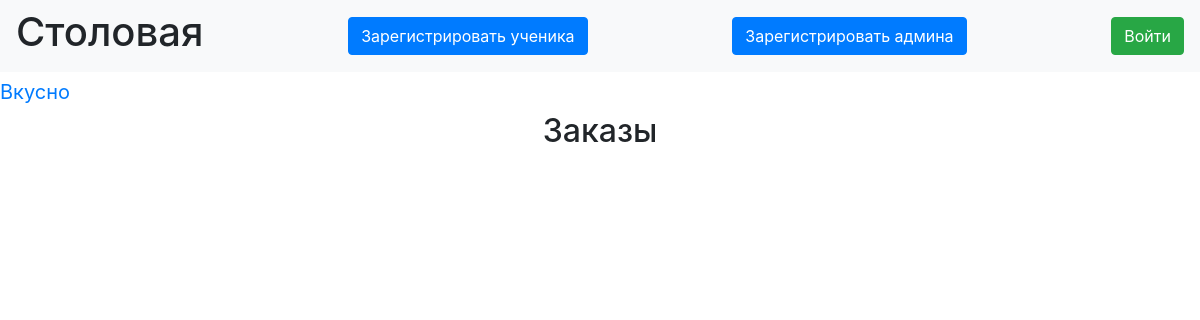
The page /index on the database as committed earlier.
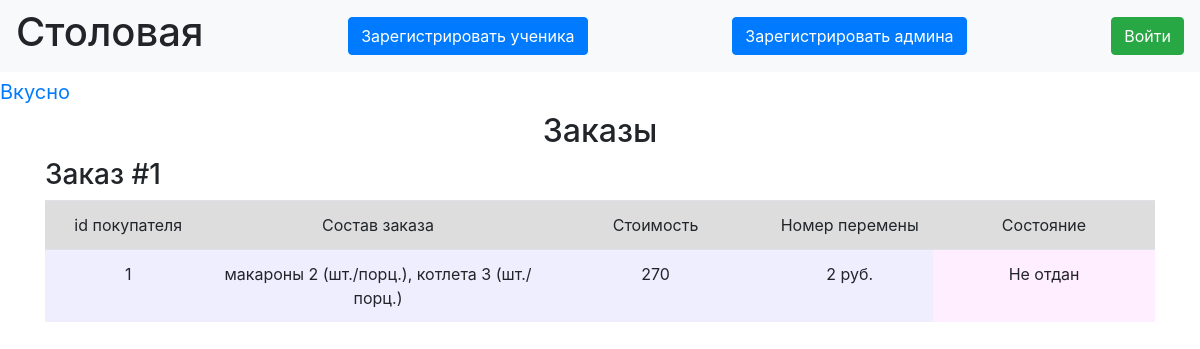
The same page on the database as committed later.
### data/orders.py (models this page shows)
class PersonalOrder(SqlAlchemyBase, UserMixin, SerializerMixin):
    __tablename__ = 'orders'
    id = sqlalchemy.Column(sqlalchemy.Integer, primary_key=True, autoincrement=True)
    person = sqlalchemy.Column(sqlalchemy.Integer, sqlalchemy.ForeignKey("users.id"))
    meal = sqlalchemy.Column(sqlalchemy.String, nullable=True)
    pause = sqlalchemy.Column(sqlalchemy.Integer, nullable=True)  #номер перемены
    status = sqlalchemy.Column(sqlalchemy.Boolean, default=False)

### main.py (the view)
@application.route("/")
@application.route("/index")
def index():
    db_sess = db_session.create_session()
    data = [order for order in db_sess.query(PersonalOrder).all()]
    orders = []
    for elem in data:
        summ = 0
        meal_count = {}
        for name_count in elem.meal.split(', '):
            meal_count[name_count.split('-')[0]] = int(name_count.split('-')[1])
            summ += prices[name_count.split('-')[0]] * int(name_count.split('-')[1])
        orders.append([elem.id, elem.person, ', \n'.join([f'{x} {y} (шт./порц.)' for x, y in meal_count.items()]),
                       summ, elem.pause, elem.status])
    return render_template("index.html", orders=orders, title='Заказы')

### data/db_session.py (called while the page is built)
def create_session() -> Session:
    global __factory
    return __factory()

### templates/index.html (shortened to what this page needs)
{% extends "base.html" %}
{% block content %}
<h2 align="center">{{title}}</h2>
{% for order in orders %}
<h3>Заказ #{{ order[0] }}</h3>
<div class="table_container">
    <table class="table">
        <tr class="my_row">
            <td class="title" width="150px" bgcolor="#dddddd" align="center">id покупателя</td>
            <td class="title" width="300px" bgcolor="#dddddd" align="center">Состав заказа</td>
            <td class="title" width="200px" bgcolor="#dddddd" align="center">Стоимость</td>
            <td class="title" width="150px" bgcolor="#dddddd" align="center">Номер перемены</td>
            <td class="title" width="200px" bgcolor="#dddddd" align="center">Состояние</td>
        </tr>
        <tr class="my_row">
            <td class="ordinary" bgcolor="#eeeeff" align="center">{{ order[1] }}</td>
            <td class="ordinary" bgcolor="#eeeeff" align="center">{{ order[2] }}</td>
            <td class="ordinary" bgcolor="#eeeeff" align="center">{{ order[3] }}</td>
            <td class="ordinary" bgcolor="#eeeeff" align="center">{{ order[4] }} руб.</td>
            {% if order[5] %}
            <td class="ordinary" bgcolor="#eeffee" align="center">Отдан</td>
            {% else %}
            <td class="ordinary" bgcolor="#ffeeff" align="center">Не отдан</td>
            {% endif %}
        </tr>
    </table>
</div>
<br>
{% endfor %}
{% endblock %}

### templates/base.html (shortened to what this page needs)
<!DOCTYPE html>
<html lang="en">
<head>
    <link rel="stylesheet" href="https://stackpath.bootstrapcdn.com/bootstrap/4.4.1/css/bootstrap.min.css"
>
</head>
  <body>
    <header>
      <nav class="navbar navbar-light bg-light">
          <h1>Столовая</h1>
          {% if current_user.is_authenticated %}
            <a class="navbar-brand" href="/logout">{{ current_user.name }} {{ current_user.surname }}</a>
          {% else %}
            <a class="btn btn-primary " href="/register_user">Зарегистрировать ученика</a>
            <a class="btn btn-primary " href="/register_admin">Зарегистрировать админа</a>
            <a class="btn btn-success" href="/login">Войти</a>
          {% endif %}
      </nav>
        <a class="navbar-brand" href="#">Вкусно</a>
    </header>
    <main role="main" class="container">
        <link rel="stylesheet" href="../static/img/photo.jpg">
        {% block content %}{% endblock %}
    </main>
  </body>
</html>

Rows that differ between the two databases and show on the page:
added PersonalOrder: order "1", order "макароны 2 (шт./порц.), котлета 3 (шт./порц.)", order "270", pause "2"
